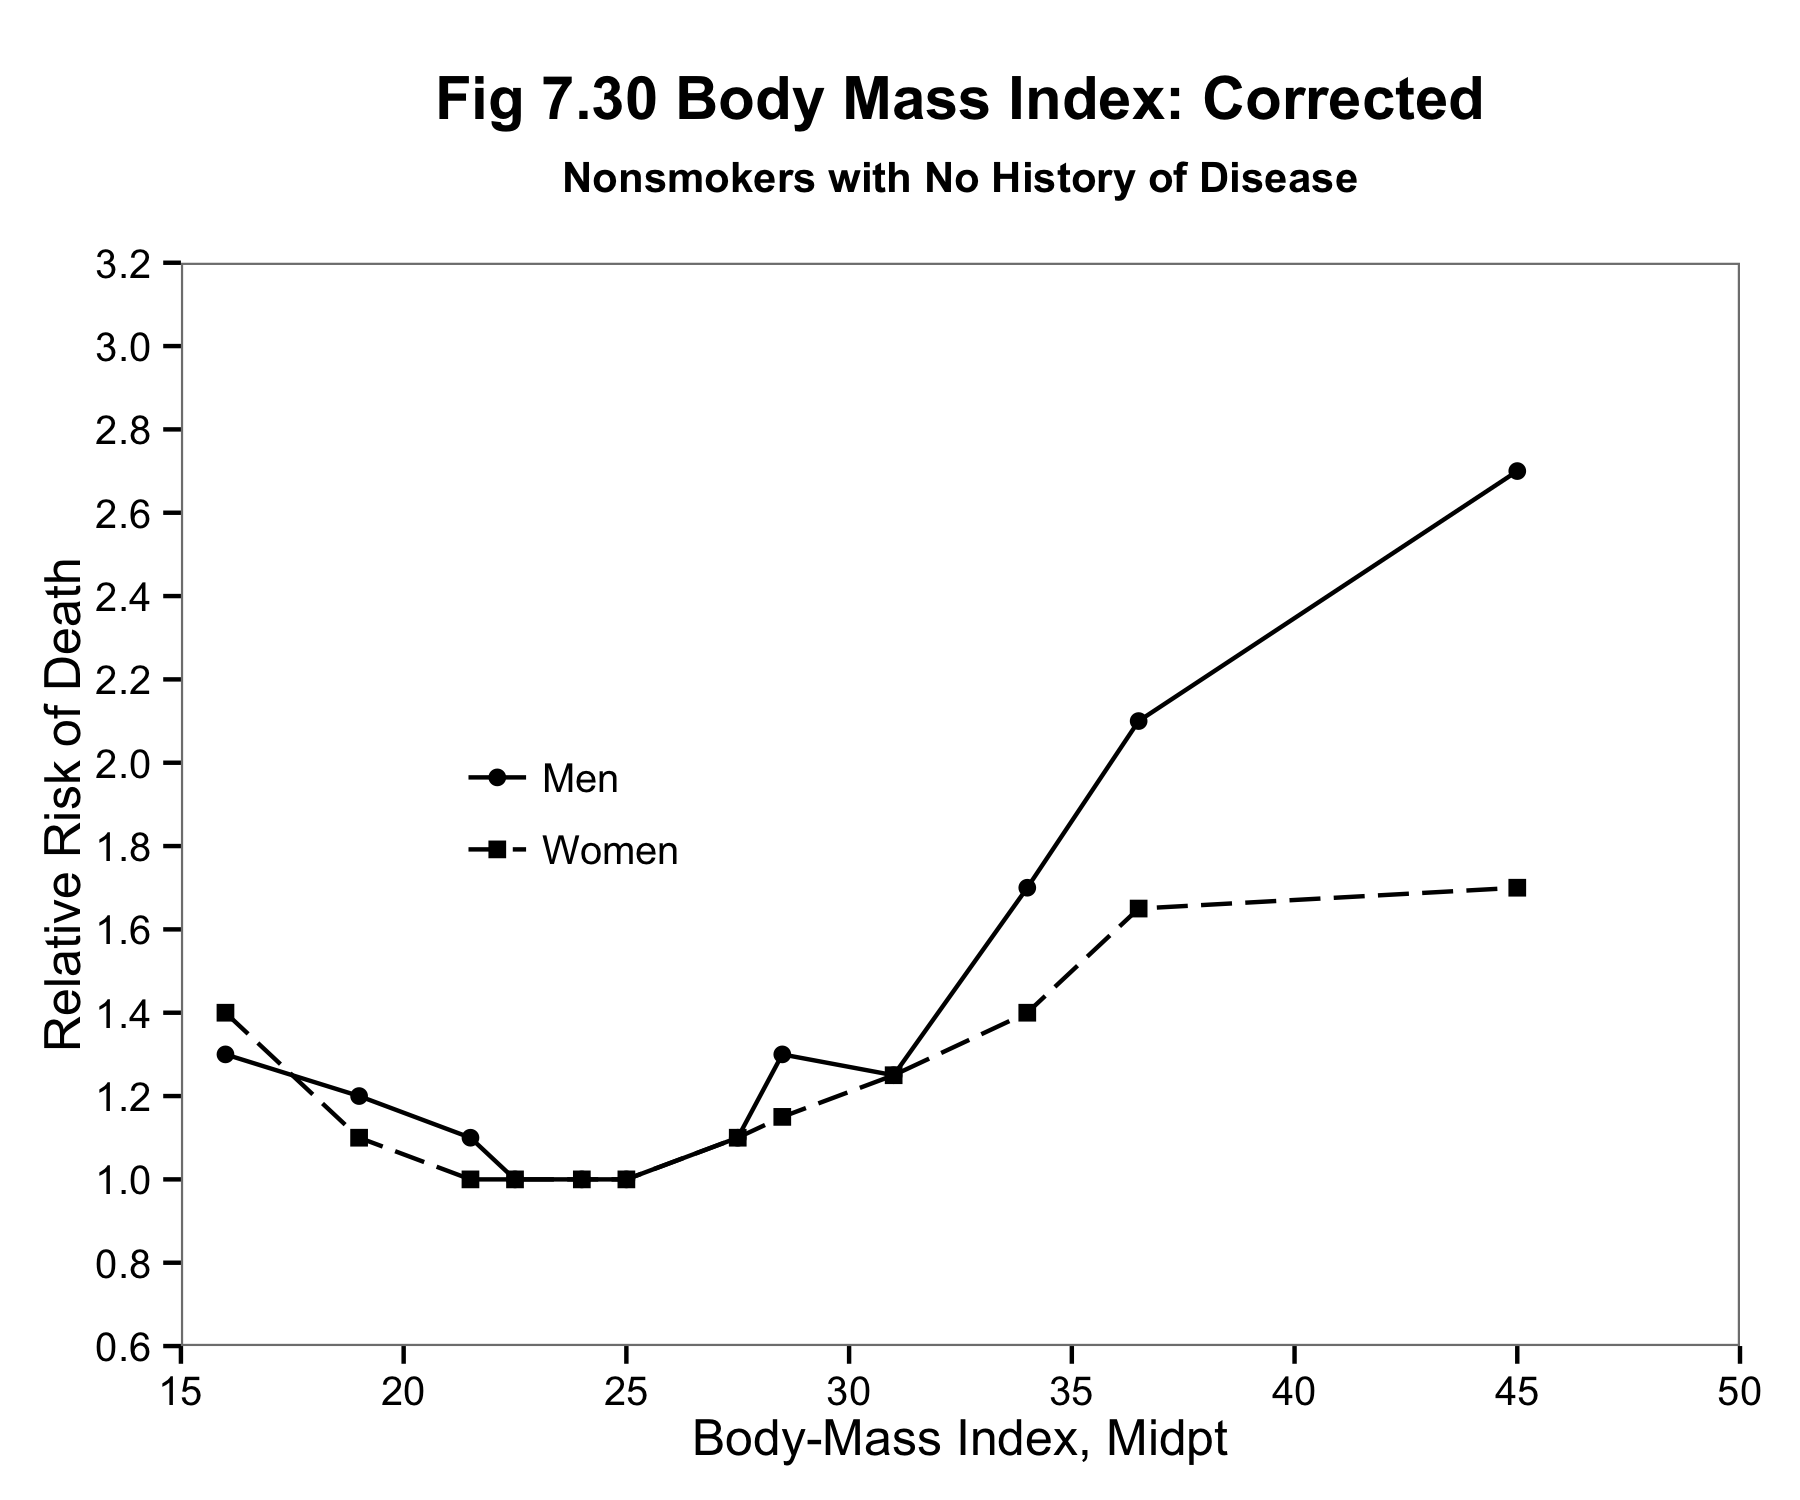

Recreate this plot in R.
library(ggplot2)
library(reshape2)

this_base <- "fig07-30_body-mass-data-corrected"

my_data <- 
  data.frame(
    bmi = c(16, 19, 21.5, 22.5, 24, 25, 27.5, 28.5, 31, 34, 36.5, 45),
    Men = c(1.3, 1.2, 1.1, 1.0, 1.0, 1.0, 1.1, 1.3, 1.25, 1.7, 2.1, 2.7), 
    Women = c(1.4, 1.1, 1.0, 1.0, 1.0, 1.0, 1.1, 1.15, 1.25, 1.4, 1.65, 1.7))

my_data_long <- melt(my_data, id = "bmi",
                     variable.name = "gender", value.name = "rrod")

p <- ggplot(my_data_long, aes(x = bmi, y = rrod)) +
  geom_line(aes(linetype = gender)) +
  geom_point(aes(shape = gender)) +
  scale_linetype_manual(values=c("Men" = "solid", "Women" = "longdash")) +
  scale_shape_manual(values = c("Men" = 16, "Women" = 15)) + 
  scale_x_continuous(breaks = seq(15, 50, 5), limits = c(15, 50), 
                     expand = c(0, 0)) + 
  scale_y_continuous(breaks = seq(0.6, 3.2, 0.2), limits = c(0.6, 3.2), 
                     expand = c(0, 0)) +
  labs(x = "Body-Mass Index, Midpt", y = "Relative Risk of Death") +
  ggtitle(expression(
    atop(bold("Fig 7.30 Body Mass Index: Corrected"),
         atop(bold("Nonsmokers with No History of Disease"))))) +   
  theme_bw() +
  theme(panel.grid.major = element_blank(),
        panel.grid.minor = element_blank(),
        plot.title = element_text(size = rel(1.2), face = "bold"),
        legend.position = c(0.25, 0.5), # relative to plot region
        legend.title = element_blank(),
        legend.key = element_blank())

p

ggsave(paste0(this_base, ".png"), p, width = 6, height = 5)

## note: my_data is estimated

